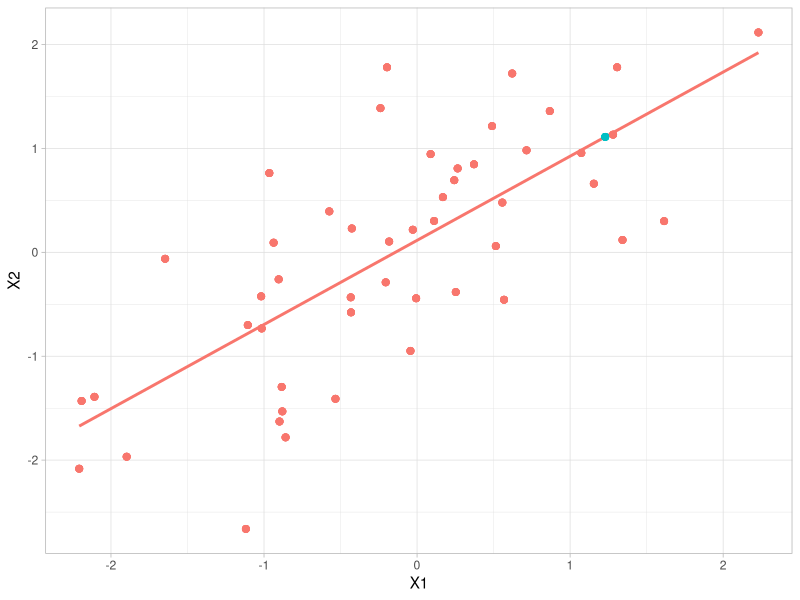
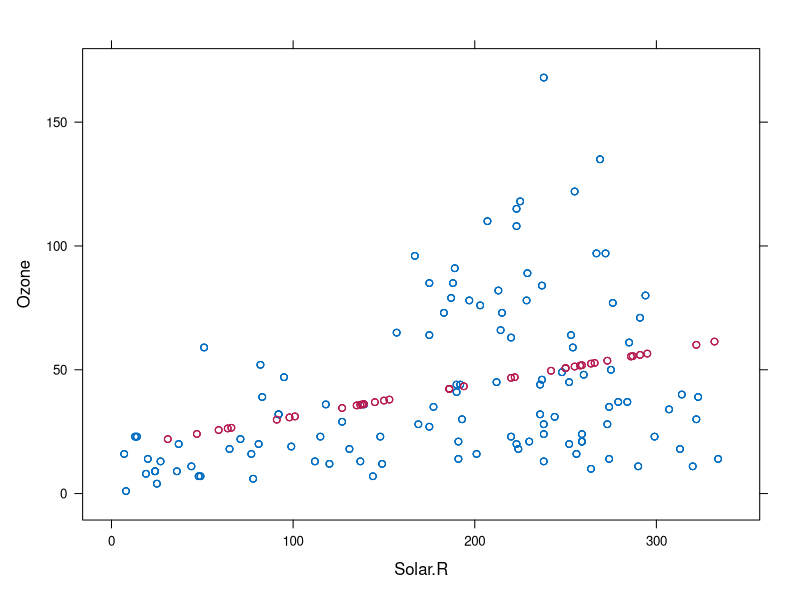
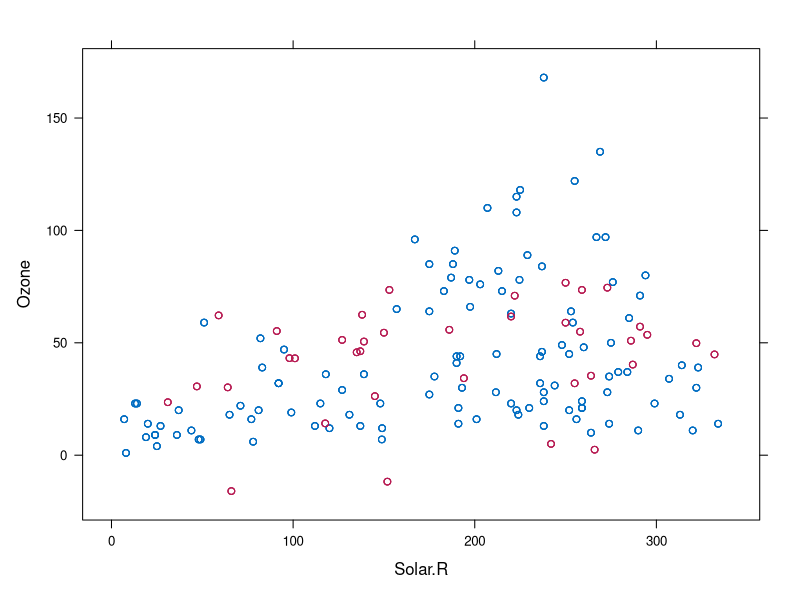
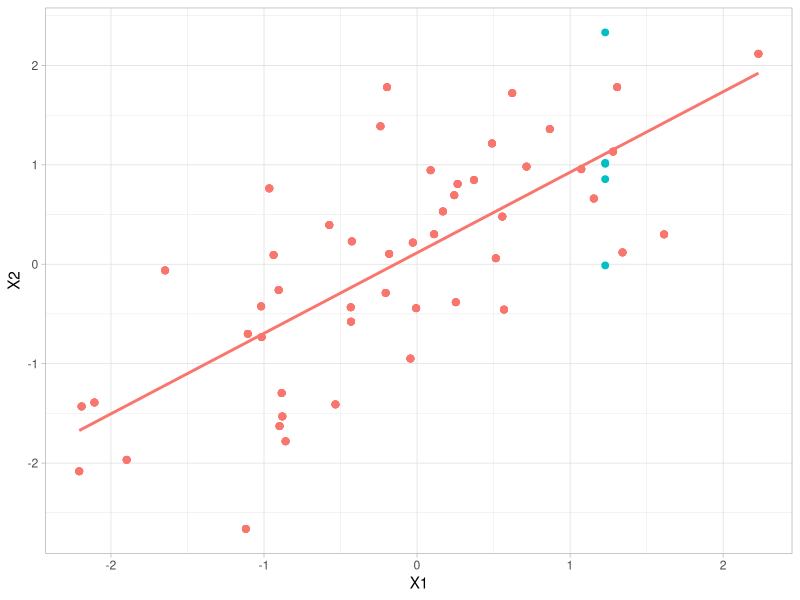
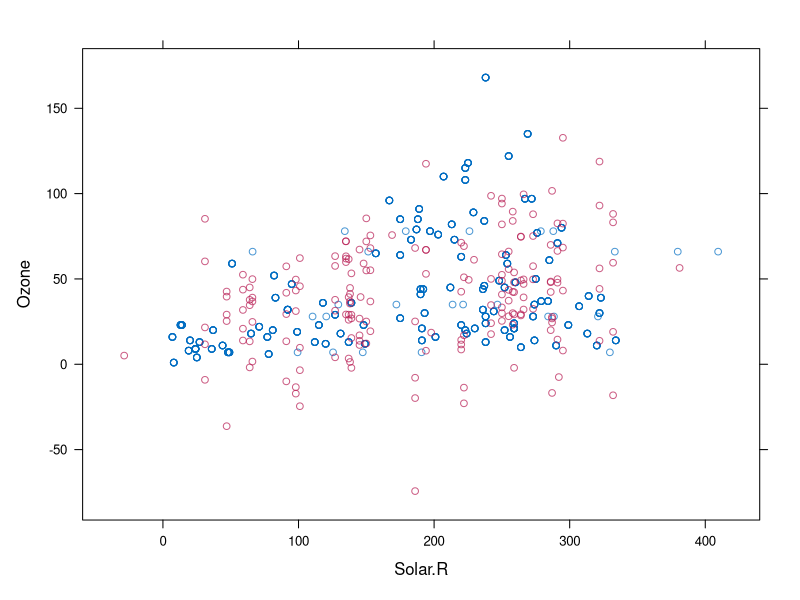
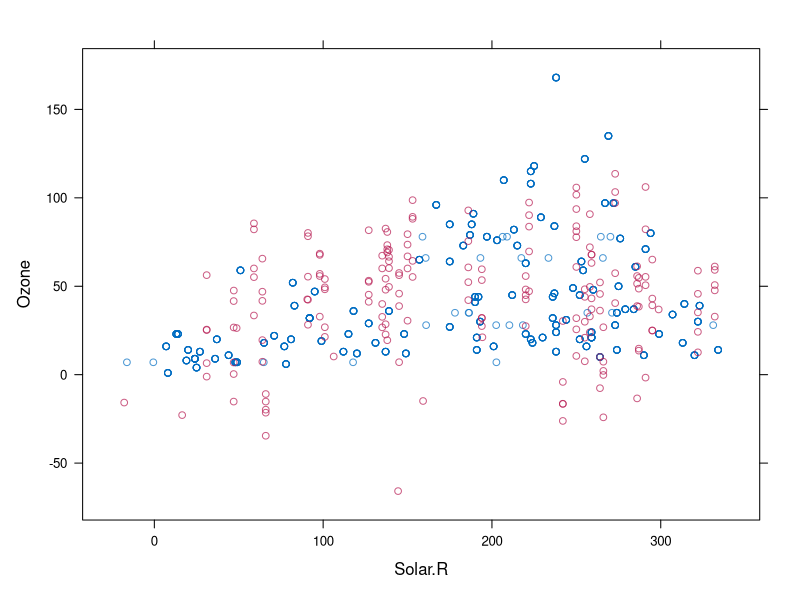
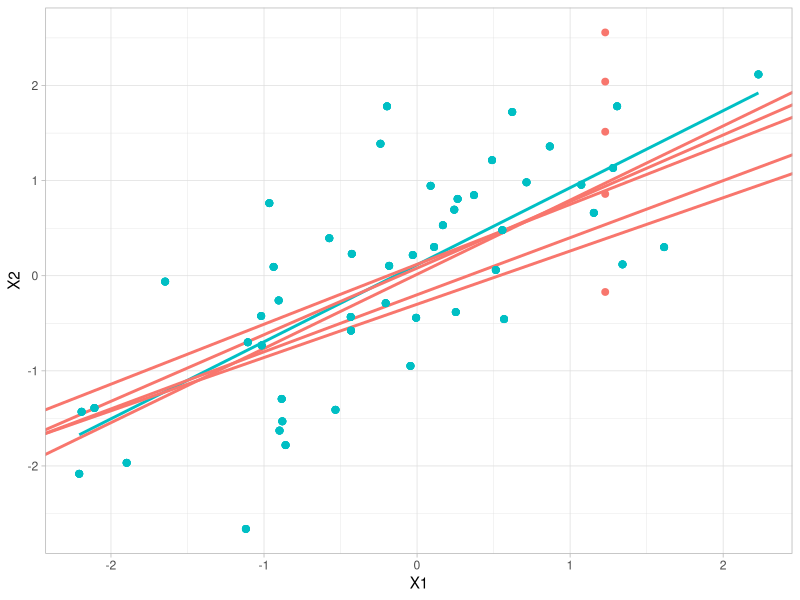
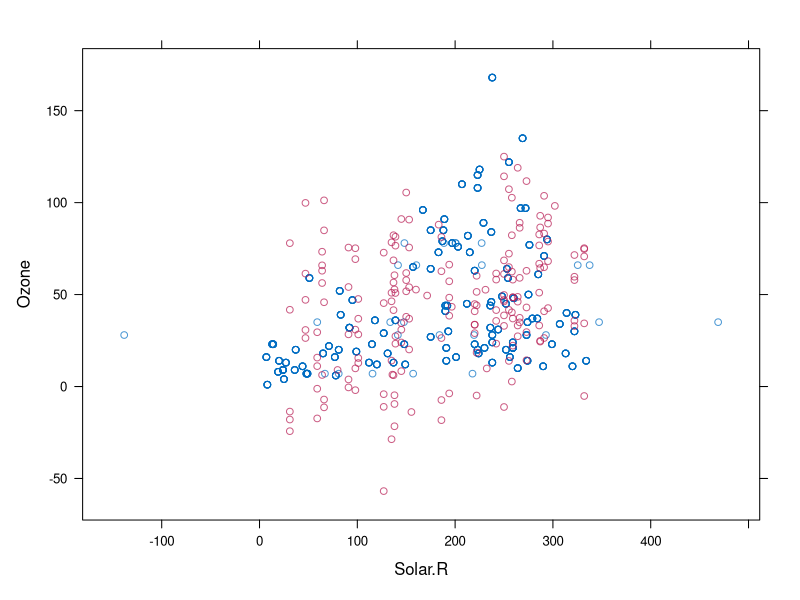

Generate these figures, in order, with R:
## ---- chunk 1
knitr::opts_chunk$set(echo = TRUE, warning = FALSE, message = FALSE)

library(ggplot2)
library(mice)
library(knitr)
library(kableExtra)
library(dplyr)
theme_set(theme_light())
## ---- chunk 2
psych::describe(airquality) %>%
  kable() %>%
  kable_styling()
## ---- chunk 3
set.seed(7899)
dat1 <- data.frame(MASS::mvrnorm(n = 50, mu = c(0,0), Sigma = matrix(c(1, 0.75,  0.75, 1),2,2)))
dat <- dat1
dat[10,"X2"] <- NA

imp_reg1 <- mice(dat, method = "norm.predict", printFlag = FALSE)
#xyplot(imp_reg1, X2 ~ X1)

impr_long <- complete(imp_reg1, action = "long", include = FALSE) %>% 
  mutate(R = ifelse(.id == 10, 0, 1))

ggplot(impr_long, aes(X1, X2, color = factor(R), group = factor(R)))+
  geom_smooth(method = "lm", se = FALSE)+
  geom_point(size = 2)+
  theme(legend.position = "none")

## ---- chunk 4
imp_reg <- mice(airquality %>% select(Ozone, Solar.R), method = "norm.predict", print = F)
xyplot(imp_reg, Ozone ~ Solar.R)
## ---- chunk 5
imp_reg <- mice(airquality,  method = "norm.predict", print = F)
xyplot(imp_reg, Ozone ~ Solar.R)
## ---- chunk 6

imp_sreg1 <- mice(dat, method = "norm.nob", print = F)
#xyplot(imp_sreg1, X2 ~ X1)

impsr_long <- complete(imp_sreg1, action = "long", include = FALSE) %>% 
  mutate(R = ifelse(.id == 10, 0, 1))

ggplot(impsr_long, aes(X1, X2, color = factor(R), group = factor(R)))+
  geom_smooth(method = "lm", se = FALSE)+
  geom_point(size = 2)+
  theme(legend.position = "none")

## ---- chunk 7
imp_reg <- mice(airquality %>% select(Ozone, Solar.R), method = "norm.nob", print = F)
xyplot(imp_reg, Ozone ~ Solar.R)
## ---- chunk 8
imp_reg <- mice(airquality, method = "norm.nob", print = F)
xyplot(imp_reg, Ozone ~ Solar.R)
## ---- chunk 9

imp_breg1 <- mice(dat, method = "norm", print = F)
#xyplot(imp_sreg1, X2 ~ X1)

impbr_long <- complete(imp_breg1, action = "long", include = FALSE) %>% 
  mutate(R = ifelse(.id == 10, 0, 1))

#lm(X2 ~ X1, dat)

ggplot(impbr_long, aes(X1, X2, color = factor(R), group = factor(R)))+
  geom_smooth(method = "lm", se = FALSE, color = "#00BFC4", size = 1)+
  geom_abline(intercept = 0.015, slope = 0.78, color = "#F8766D", size = 1)+
  geom_abline(intercept = 0.08, slope = 0.7, color = "#F8766D", size = 1)+
  geom_abline(intercept = 0.12, slope = 0.63, color = "#F8766D", size = 1)+
  geom_abline(intercept = -0.2, slope = 0.6, color = "#F8766D", size = 1)+
  geom_abline(intercept = -0.3, slope = 0.56, color = "#F8766D", size = 1)+
geom_point(size = 2)+
  theme(legend.position = "none")
#blue = #00BFC4
# red = F8766D
## ---- chunk 10
imp_breg <- mice(airquality %>% select(Ozone, Solar.R), method = "norm", print = F)
xyplot(imp_breg, Ozone ~ Solar.R)
## ---- chunk 11
imp_breg <- mice(airquality, method = "norm", print = F)
xyplot(imp_breg, Ozone ~ Solar.R)
## ---- chunk 12

imp_preg1 <- mice(dat, method = "pmm", printFlag = FALSE)
#xyplot(imp_sreg1, X2 ~ X1)

imppr_long <- complete(imp_preg1, action = "long", include = FALSE) %>% 
  mutate(R = ifelse(.id == 10, 0, 1))

#lm(X2 ~ X1, dat)

ggplot(imppr_long, aes(X1, X2))+
geom_smooth(method = "lm", se = FALSE, color = "#00BFC4",  size = 1)+
geom_point(size = 2, color = "#00BFC4")+
  theme(legend.position = "none") + 
  ggtitle("Observed data")
#blue = #00BFC4
# red = 
## ---- chunk 13

imp_preg1 <- mice(dat, method = "pmm", printFlag = FALSE)
#xyplot(imp_sreg1, X2 ~ X1)

imppr_long <- complete(imp_preg1, action = "long", include = FALSE) %>% 
  mutate(R = ifelse(.id == 10, 0, 1))

#lm(X2 ~ X1, dat)

ggplot(imppr_long, aes(X1, X2, color = factor(R), group = factor(R)))+
geom_smooth(method = "lm", se = FALSE)+
geom_point(size = 2)+
  theme(legend.position = "none")+ 
  ggtitle("Imputed missing values")
#blue = #00BFC4
# red = 
## ---- chunk 14
imp_pmm <- mice(airquality %>% select(Ozone, Solar.R), method = "pmm", print = F)
xyplot(imp_pmm, Ozone ~ Solar.R)
## ---- chunk 15
imp_pmm <- mice(airquality, method = "pmm", print = F)
xyplot(imp_pmm, Ozone ~ Solar.R)
## ---- chunk 16
dat1 <- dat %>%
  mutate(X2 = factor(ifelse(X2 > 0, 1, 0)))
imp_log1 <- mice(dat1, method = "logreg", print = F)
#xyplot(imp_sreg1, X2 ~ X1)

imp_logreglong <- complete(imp_log1, action = "long", include = FALSE) %>% 
  mutate(R = ifelse(.id == 10, 0, 1))

#lm(X2 ~ X1, dat)

ggplot(imp_logreglong, aes(x = X1, y = X2, color = factor(R), group = factor(R)))+
geom_point(size = 2, alpha = 0.8)+
  theme(legend.position = "none") 


## ---- chunk 17
dat2 <- dat %>%
  mutate(X2 = cut(X2, 
                   breaks=c(-Inf, -0.42, 0.52, Inf), 
                   labels=c("low","middle","high")))
imp_plog1 <- mice(dat2, method = "polyreg", print = F)
#xyplot(imp_sreg1, X2 ~ X1)

imp_logreglong <- complete(imp_plog1, action = "long", include = FALSE) %>% 
  mutate(R = ifelse(.id == 10, 0, 1))

#lm(X2 ~ X1, dat)

ggplot(imp_logreglong, aes(x = X1, y = X2, color = factor(R), group = factor(R)))+
geom_point(size = 2, alpha = 0.8)+
  theme(legend.position = "none") 


## ---- chunk 18
dat[c(15,14,20,26,46), "X2"] <- NA
imp_rf1 <- mice(dat, method = "cart", print = F)
#xyplot(imp_sreg1, X2 ~ X1)

imp_rf1long <- complete(imp_rf1, action = "long", include = FALSE) %>% 
  mutate(R = ifelse(.id == 10, 0, 1))

#lm(X2 ~ X1, dat)

ggplot(imp_rf1long, aes(X1, X2, color = factor(R), group = factor(R)))+
geom_point(size = 2)+
  theme(legend.position = "none")
#blue = #00BFC4
## ---- chunk 19
imp_rf <- mice(airquality %>% select(Ozone, Solar.R), method = "cart", print = F)
xyplot(imp_rf, Ozone ~ Solar.R)
## ---- chunk 20
imp_rf <- mice(airquality, method = "cart", print = F)
xyplot(imp_rf, Ozone ~ Solar.R)
## ---- chunk 21
imp <- mice(airquality, maxit = 10, print = F)
plot(imp)

## ---- chunk 22
imp <- mice(airquality, maxit = 25, print = F)
plot(imp)

## ---- chunk 23
imp <- mice(boys, print = F)
plot(imp, c("wgt", "gen", "tv"))

## ---- chunk 24
imp <- mice(boys, maxit = 25, print = F)
plot(imp, c("wgt", "gen", "tv"))
